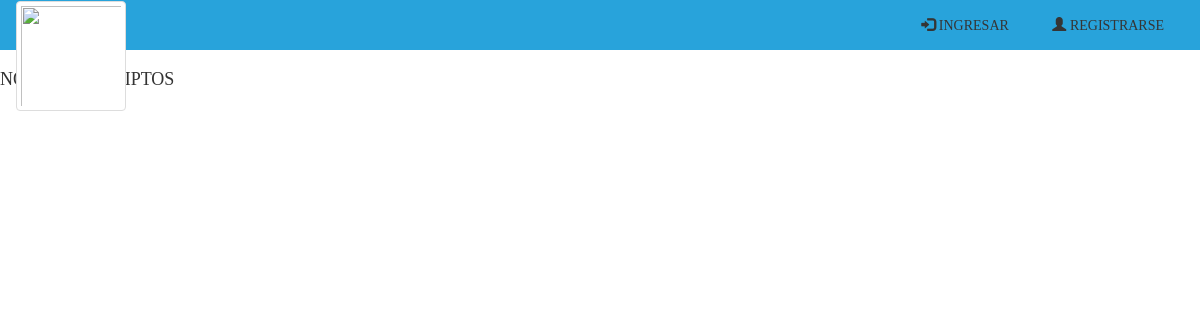
Before: /inscriptos.php?sub=7 with the older database file.
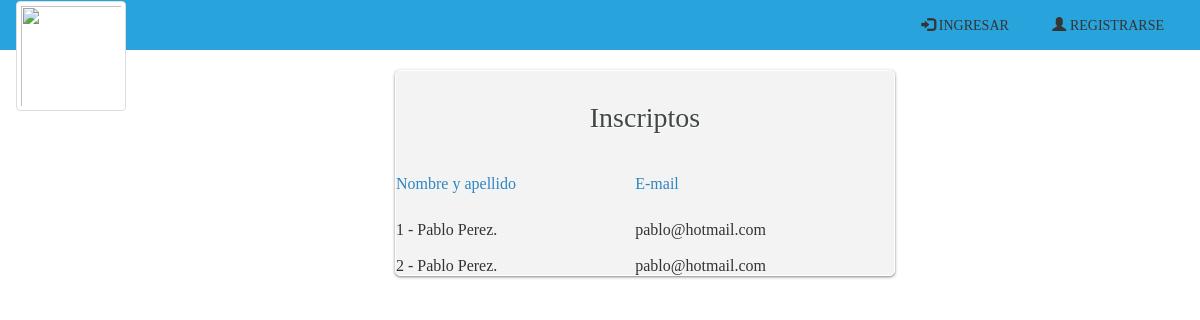
After: the same page with the newer database file.
### tables this page shows
CREATE TABLE `inscripto` (
  `idInscripto` int(11) NOT NULL,
  `idPersona` int(11) NOT NULL,
  `idSubasta` int(11) NOT NULL,
  `fecha` datetime NOT NULL
);

CREATE TABLE `persona` (
  `IdPersona` int(11) NOT NULL,
  `dni` int(8) NOT NULL,
  `nombre` varchar(50) NOT NULL,
  `apellido` varchar(50) NOT NULL,
  `telefono` int(30) NOT NULL,
  `email` varchar(45) NOT NULL,
  `clave` varchar(11) NOT NULL,
  `tipoU` varchar(11) DEFAULT NULL,
  `rol` int(3) DEFAULT NULL,
  `credito` int(2) DEFAULT NULL,
  `ciudad` varchar(45) NOT NULL,
  `fechaNacimiento` date NOT NULL,
  `idTarjeta` int(11) NOT NULL,
  `fechaRegistro` date NOT NULL,
  `fechaModificacion` date NOT NULL
);

### inscriptos.php (the view, shortened to what this page needs)
<html>
	<head>
<?php
		include("cabecera.php");
?>
<?php
$con=conectar();
$subasta=$_GET['sub'];
$var_consulta= "SELECT idPersona FROM inscripto WHERE idSubasta=$subasta";
   $result = mysqli_query($con, $var_consulta);
   $num=mysqli_num_rows($result);
if ($num==0) {
  echo"<h4>NO HAY INSCRIPTOS</h4>";
 }
else{
?>
	</head>
	<body>
		<div id="wrapper" style="margin: 0 auto;" >
			<form name="formulario" class="login-form" style="width:500px;" >
				<div class="header">
					<h1>  Inscriptos</h1>
				</div>
			 <table  style="width:500px;">
				<?php $primero = "Nombre y apellido";
                              $segundo="E-mail";
                               $color = "#2E86C1";
  ?>
 <tr>
  <td><?php echo "<p><font color='".$color."'>".$primero."</font></p>";  ?> </td>
  <td ><?php echo "<p><font color='".$color."'>".$segundo."</font></p>";  ?></td>
 </tr>
                    <?php
                    $i=1;
                    while ($row = mysqli_fetch_array($result)){
                      $var_consulta2= "SELECT apellido, nombre, email FROM persona WHERE idPersona=$row[0]";
                         $result2 = mysqli_query($con, $var_consulta2);
                         $row2 = mysqli_fetch_array($result2); ?>
                      <tr>
                             <td> <br><?php echo "$i - $row2[1] $row2[0]." ; ?> </td>
                              <td> <br><?php echo "$row2[2]"; ?> </td>
                          </tr>
                     <?php $i=$i + 1;  }
                    ?>
					</table>
			</form>
			<?php } ?>
		</div>
	</body>
</html>

### cabecera.php (shortened to what this page needs)
<!DOCTYPE HTML PUBLIC "-//W3C//DTD HTML 5 Frameset//EN" "http://www.w3.org/TR/html4/frameset.dtd">
<html lang="es">
<head>
  <link rel="stylesheet" href="https://maxcdn.bootstrapcdn.com/bootstrap/3.4.0/css/bootstrap.min.css">
	<link rel="stylesheet" type="text/css" href="css/estilos.css">
</head>
<body>
	<div id="header">
	<?php   $archivop=""; $archivosu=""; $archivoActUsu=""; $archivoTerminadas=""; $premium="";$mensajes=""; $verOpcionesLogeado=false;
             if(isset($_SESSION['estado'])){
      	  		 if($_SESSION['estado']=="logeado"){
                        if($_SESSION['rol']=="1"){
      	           	             $opcion1="<a href'#'><span class'glyphicon-user'></span>Hola Administrador!</a>";
                                  $opcion2="<a href=salir.php><span class='glyphicon glyphicon-log-out'></span>SALIR</a>";
                                  $archivop="propiedadesAdmin.php"; $archivosu="subastasAdmin.php"; $archivoActUsu="subastasActivasAdministrador2.php"; $archivoTerminadas="subastasTerminadasAdministrador2.php";
                                  $verOpcionesLogeado=true;
                                  $mensajes="mensajes.php";
                        }
                      else {
	                             $opcion1="<a href'#'><span class'glyphicon-user'></span>Hola $_SESSION[nombre] !</a>" ;
                               $opcion2="<a href=salir.php><span class='glyphicon glyphicon-log-out'></span>SALIR</a>";
	                             $archivop="listarPropiedades.php"; $archivosu="subastasUsuario.php"; $archivoActUsu="subastasActivasUsuario4.php"; $archivoTerminadas="subastasTerminadasUsuario.php";
                               $premium="solicitarPremium.php";
                               $mensajes="mensajes.php";
			                         $verOpcionesLogeado=true;
                      }
		            }
	            }
			    else{
                        $opcion1="<a href=ingresar.php><span class='glyphicon glyphicon-log-in'></span> INGRESAR</a>";
                        $opcion2="<a href=registrar.php><span class='glyphicon glyphicon-user'></span> REGISTRARSE</a>";
                    }
            ?>
<nav class="navbar navbar">
  <div class="container-fluid">
    <div class="navbar-header">
      <a class="navbar-brand" href="index.php"><img src="imgs/HSH-Complete.svg" class="img-thumbnail" width="110" height="100" margin-bottom: -60px></a>
    </div>
     <ul class="menu" style="float:right">
<?php
if($verOpcionesLogeado!=true){
     ?>
      <li><?php echo"$opcion1"; ?></li>
      <li><?php echo"$opcion2";?></li>
    </ul>
    <?php
      }
     ?>
  </div>
</nav>
</div>
</body>
</html>

### css/estilos.css (style rules this page uses)
body { background-color:#ffffff ; font-family:'Bree Serif', serif; }
.navbar>.container-fluid .navbar-brand { margin-top: -15px }
#header { background-color: #28a3db; }
.login-form { width: 410px; margin: auto; position: relative; background: #f3f3f3; border: 1px solid #fff; border-radius: 5px; box-shadow: 0 1px 3px rgba(0,0,0,0.5); -moz-box-shadow: 0 1px 3px rgba(0,0,0,0.5); -webkit-box-shadow: 0 1px 3px rgba(0,0,0,0.5); }
#wrapper { width: 410px; height: 400px; margin: 70px auto; }
#wrapper h1 { text-align: center; }
.login-form .header { padding: 10px 30px 30px 30px; }
.login-form .header h1 { font-family: 'Bree Serif', serif; font-weight: 300; font-size: 28px; line-height:34px; color: #414848; text-shadow: 1px 1px 0 rgba(256,256,256,1.0); margin-bottom: 10px; }
.menu > li { margin-bottom: -25px; margin-top: 0px; position: relative; display: inline-block; }
.menu > li > a { display: block; padding: 15px 20px; color: #353535; font-family: 'Bree Serif', serif; text-decoration: none; }

Changed rows visible on the page:
added inscripto: idPersona.nombre "Pablo", idPersona.apellido "Perez", idPersona.email "pablo@hotmail.com"
added inscripto: idPersona.nombre "Pablo", idPersona.apellido "Perez", idPersona.email "pablo@hotmail.com"
Other visible differences:
$primero: (not shown) → "Nombre y apellido"
$segundo: (not shown) → "E-mail"
text no longer shown: "NO…"
text now shown: "Inscriptos"
